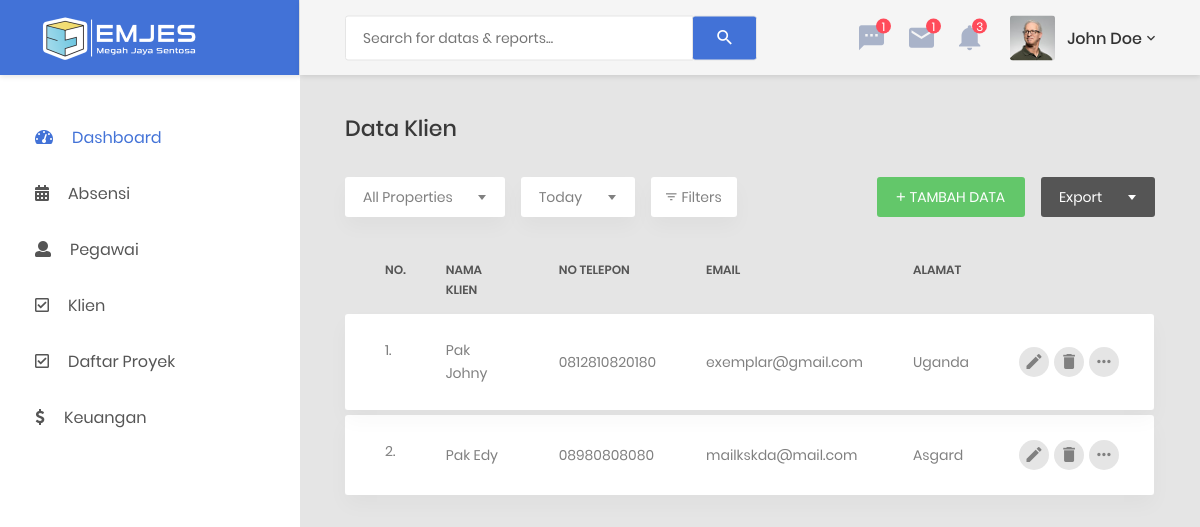
Page /index.php/klien on the committed database.
### tables this page shows
CREATE TABLE `klien`  (
  `idKlien` int(11) NOT NULL AUTO_INCREMENT,
  `namaKlien` varchar(32) NULL DEFAULT NULL,
  `noTelp` varchar(15) NULL DEFAULT NULL,
  `email` varchar(255) NULL DEFAULT NULL,
  `alamat` tinytext NULL,
  PRIMARY KEY (`idKlien`) USING BTREE
);

### application/controllers/Klien.php (called while the page is built, shortened)
<?php
class Klien extends CI_Controller
{
	public function __construct()
	{
		$this->load->model('M_klien');
	}
    public function index()
    {
        $data['title'] = 'Data Klien';
        $data['klien'] = $this->M_klien->getAll()->result();
        $this->load->view('template/header', $data);
        $this->load->view('template/mobile_header', $data);
        $this->load->view('template/desktop_header', $data);
        $this->load->view('template/header_content', $data);
        $this->load->view('klien');
        $this->load->view('template/footer');
    }
}

### index.php (called while the page is built, shortened)
<?php
require_once BASEPATH.'core/CodeIgniter.php';

### application/models/M_klien.php (called while the page is built, shortened)
<?php
class M_klien extends CI_Model
{
	function getAll()
	{
		return $this->db->get('klien');
	}
}

### application/views/klien.php (the view, shortened to what this page needs)
<div class="main-content">
    <div class="section__content section__content--p30">
        <div class="container-fluid">
            <div class="row">
                <div class="col-md-12">
                    <h3 class="title-5 m-b-35">Data Klien</h3>
                    <div class="table-data__tool">
                        <div class="table-data__tool-left">
                            <div class="rs-select2--light rs-select2--md">
                            </div>
                            <div class="rs-select2--light rs-select2--sm">
                            </div>
                            <button class="au-btn-filter">
                                <i class="zmdi zmdi-filter-list"></i>filters
                            </button>
                        </div>
                        <div class="table-data__tool-right">
                            <button class="au-btn au-btn-icon au-btn--green au-btn--small" data-toggle="modal" data-target="#tambahData">
                                <i class="zmdi zmdi-plus"></i>tambah data
                            </button>
                            <div class="rs-select2--dark rs-select2--sm rs-select2--dark2">
                            </div>
                        </div>
                    </div>
                    <div class="table-responsive table-responsive-data2">
                        <table class="table table-data2">
                            <thead>
                            <tr>
                                <th>no.</th>
                                <th>nama klien</th>
                                <th>no telepon</th>
                                <th>email</th>
                                <th>alamat</th>
                                <th></th>
                            </tr>
                            </thead>
                            <tbody>
	<?php
	$i=0;
	foreach ($klien as $k){
		$i++; ?>
                            <tr class="tr-shadow">
                                <td><?= $i.'.' ?></td>
                                <td><?= $k->namaKlien ?></td>
                                <td><?= $k->noTelp ?></td>
                                <td><?= $k->email ?></td>
                                <td><?= $k->alamat ?></td>
                                <td>
			<div class="table-data-feature">
				<button class="item"
						title="Edit" data-toggle="modal"
						data-target="#editData-<?= $k->idKlien ?>">
					<i class="zmdi zmdi-edit"></i>
				</button>
				<button class="item" data-toggle="tooltip" data-placement="top"
						title="Delete"
						onclick="window.location.href='<?= base_url() . "klien/hapus/" . $k->idKlien ?>'">
					<i class="zmdi zmdi-delete"></i>
				</button>
				<button class="item" data-toggle="tooltip" data-placement="top"
						title="More">
					<i class="zmdi zmdi-more"></i>
				</button>
			</div>
                                </td>
                            </tr>
                            <tr class="spacer"></tr>
	<?php }
	?>
                            </tbody>
                        </table>
                    </div>
                </div>
            </div>
        </div>
    </div>
</div>

### rows in the picture
klien: namaKlien "Pak Johny", noTelp "0812810820180", email "exemplar@gmail.com", alamat "Uganda"
klien: namaKlien "Pak Edy", noTelp "08980808080", email "mailkskda@mail.com", alamat "Asgard"
